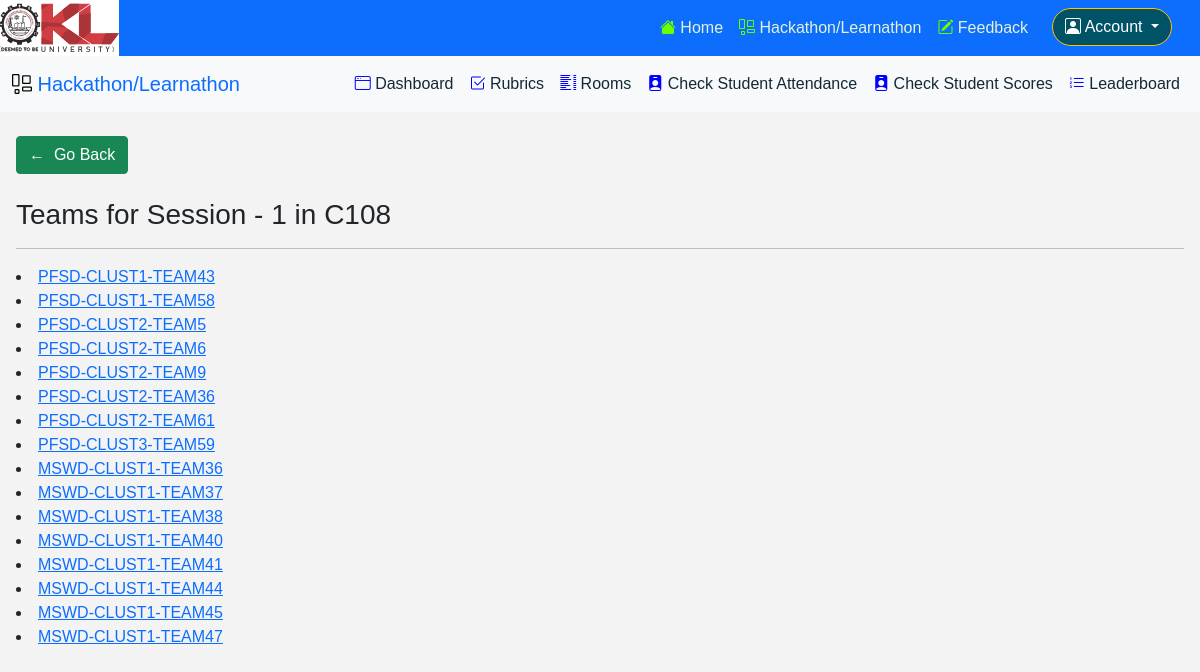
The page /hackathon/rooms/review/1/C108 (signed in) on the database its author committed.
### pages/models.py (models this page shows, shortened)
class Team(models.Model):
    name = models.CharField(max_length=1024)
    cluster = models.IntegerField(default=1, blank=True)
    business_system = models.ForeignKey(to=BusinessSystem, db_column='bs_name', on_delete=models.CASCADE, null=True)
    course = models.CharField(max_length=4)
    number = models.IntegerField()

### learnathon/views.py (the view)
# urls.py: path('rooms/review/<int:review_no>/<str:room_no>', review_score_post, name='learnathon_review_score_post'),
def review_score_post(request, review_no, room_no):
    if not request.user.is_authenticated:
        return redirect('login')
    user_groups = request.user.groups.all()
    faculty_group = Group.objects.filter(name='FACULTY').first()
    if faculty_group not in user_groups:
        return redirect('home')
    room = Room.objects.get(number=room_no)
    review = Review.objects.get(number=review_no)
    if not review.scoring_open:
        return redirect('learnathon_review_page', room_no=room_no)
    trrs = TeamReviewRoom.objects.filter(room=room, review=review).first()
    context = {'review_no': review_no, 'room_no': room_no}
    if trrs:
        context['teams'] = TeamReviewRoom.get_teams_with_review_room(review, room)
    else:
        context['teams'] = []
    return render(request, 'learnathon/review_post_score.html', context=context)

### learnathon/templatetags/has_group.py (called while the page is built)
@register.filter(name='has_group')
def has_group(user, group_name):
    return user.groups.filter(name=group_name).exists()

### pages/models.py (called while the page is built)
    def get_teams_with_review_room(review, room):
        trrs = TeamReviewRoom.objects.filter(review=review, room=room)
        teams = []
        it = trrs.iterator()
        for i in it:
            teams.append(i.team)
        return teams

### learnathon/templates/learnathon/review_post_score.html (shortened to what this page needs)
{% extends 'learnathon/base.html' %}
{% block content %}
<div class="mx-3">
    <div class="my-4">
    <a class="btn btn-success" href="{% url 'learnathon_review_page' room_no=room_no %}">&larr;&nbsp;&nbsp;Go Back</a>
    </div>
<h3>Teams for Session - {{review_no}} in {{room_no}}</h3>
<hr />
{% if teams %}
{% for team in teams %}
<li><a href="{% url 'learnathon_review_score_post_form' review_no=review_no team_no=team.name %}">{{team.name}}</a></li>
{% endfor %}
{% else %}
<p>No teams are allocated to this room in this slot :-)</p>
{% endif %}
</div>
{% endblock content %}

### static/css/main.css (style rules this page uses)
* { margin: 0; padding: 0; box-sizing: border-box; font-family: 'Montserrat', sans-serif; }
body { background: #f3f3f3; }

### rows shown on the page
Team: name "PFSD-CLUST1-TEAM43"
Team: name "PFSD-CLUST1-TEAM58"
Team: name "PFSD-CLUST2-TEAM5"
Team: name "PFSD-CLUST2-TEAM6"
Team: name "PFSD-CLUST2-TEAM9"
Team: name "PFSD-CLUST2-TEAM36"
Team: name "PFSD-CLUST2-TEAM61"
Team: name "PFSD-CLUST3-TEAM59"
Team: name "MSWD-CLUST1-TEAM36"
Team: name "MSWD-CLUST1-TEAM37"
Team: name "MSWD-CLUST1-TEAM38"
Team: name "MSWD-CLUST1-TEAM40"
Team: name "MSWD-CLUST1-TEAM41"
Team: name "MSWD-CLUST1-TEAM44"
Team: name "MSWD-CLUST1-TEAM45"
Team: name "MSWD-CLUST1-TEAM47"

### other values the page prints
{{ review_no }} "1"
{{ room_no }} "C108"
